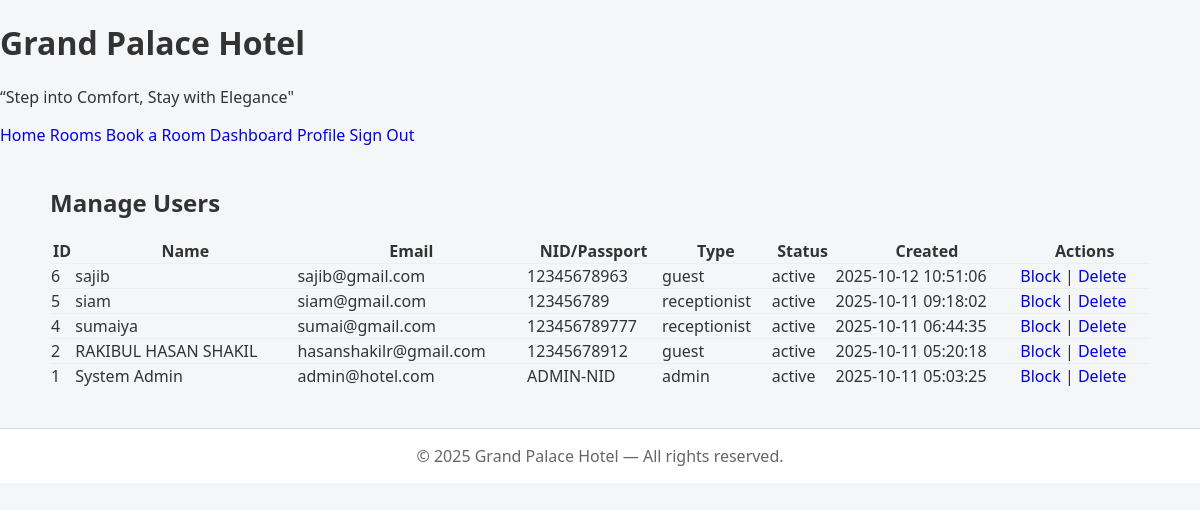
The app's page /manage/manage_users.php (signed in) with its own data.
### tables this page shows
CREATE TABLE `users` (
  `id` int(11) NOT NULL,
  `fullname` varchar(255) NOT NULL,
  `email` varchar(255) NOT NULL,
  `phone` varchar(50) DEFAULT NULL,
  `nid_passport` varchar(100) DEFAULT NULL,
  `password` varchar(255) NOT NULL,
  `usertype` enum('admin','receptionist','guest') NOT NULL DEFAULT 'guest',
  `status` enum('active','pending','blocked') NOT NULL DEFAULT 'active',
  `created_at` timestamp NOT NULL DEFAULT current_timestamp(),
  `reset_token` varchar(255) DEFAULT NULL,
  `reset_expires` datetime DEFAULT NULL
);

### manage/manage_users.php (the view, shortened to what this page needs)
<?php
require_once "../includes/db.php";
include("../includes/header.php");
include("../includes/navbar.php");
?>
<div class="container">
<h2>Manage Users</h2>
<div class="list">
<table style="width:100%; border-collapse:collapse;">
<thead><tr><th>ID</th><th>Name</th><th>Email</th><th>NID/Passport</th><th>Type</th><th>Status</th><th>Created</th><th>Actions</th></tr></thead>
<tbody>
<?php
$res = $conn->query("SELECT id,fullname,email,usertype,status,nid_passport,created_at FROM users ORDER BY id DESC");
while ($u = $res->fetch_assoc()) {
    echo "<tr style='border-top:1px solid #eee;'>
      <td>{$u['id']}</td>
      <td>".htmlspecialchars($u['fullname'])."</td>
      <td>".htmlspecialchars($u['email'])."</td>
      <td>".htmlspecialchars($u['nid_passport'])."</td>
      <td>{$u['usertype']}</td>
      <td>{$u['status']}</td>
      <td>{$u['created_at']}</td>
      <td>";
    if ($u['status']=='active') echo "<a href='?action=block&id={$u['id']}'>Block</a> | ";
    else echo "<a href='?action=approve&id={$u['id']}'>Approve</a> | ";
    echo "<a href='?action=delete&id={$u['id']}' onclick='return confirm(\"Delete user?\")'>Delete</a></td></tr>";
}
?>
</tbody>
</table>
</div>
</div>
<?php include("../includes/footer.php"); ?>

### css/homepage.css (style rules this page uses)
body { font-family: 'Segoe UI', Tahoma, Geneva, Verdana, sans-serif; margin:0; padding:0; background:#f4f6f8; color:#333; }
a { text-decoration:none; }
.container { max-width:1100px; margin:40px auto; padding:0 16px; }

### records on screen
users: id "6", fullname "sajib", email "sajib@gmail.com", nid_passport "12345678963", usertype "guest", status "active", created_at "2025-10-12 10:51:06"
users: id "5", fullname "siam", email "siam@gmail.com", nid_passport "123456789", usertype "receptionist", status "active", created_at "2025-10-11 09:18:02"
users: id "4", fullname "sumaiya", email "sumai@gmail.com", nid_passport "123456789777", usertype "receptionist", status "active", created_at "2025-10-11 06:44:35"
users: id "2", fullname "RAKIBUL HASAN SHAKIL", email "hasanshakilr@gmail.com", nid_passport "12345678912", usertype "guest", status "active", created_at "2025-10-11 05:20:18"
users: id "1", fullname "System Admin", email "admin@hotel.com", nid_passport "ADMIN-NID", usertype "admin", status "active", created_at "2025-10-11 05:03:25"
